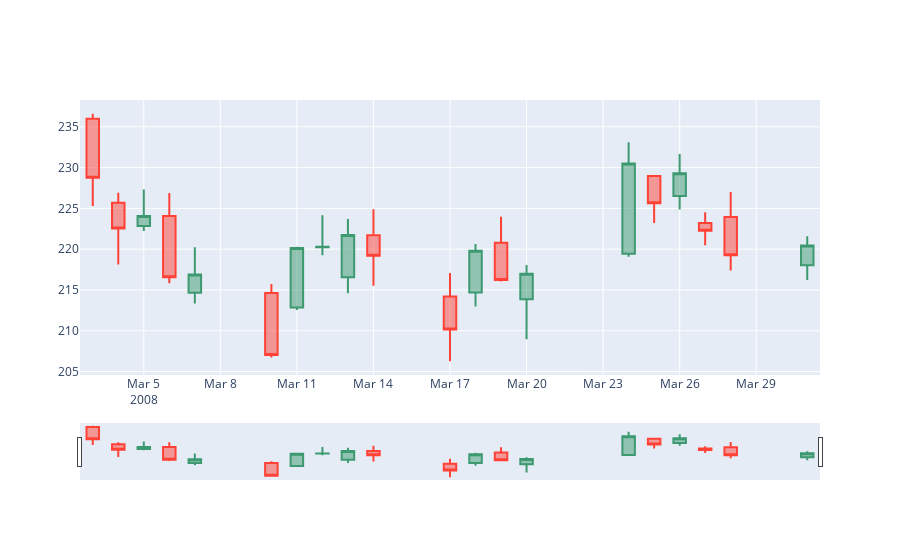

Notebook source saved alongside this figure:
### Markdown cell above
## <a id='2.7'>2.7 Candlestick charts</a>
This type of chart is used as a trading tool to visualise and analyse the price movements over time for securities, derivatives, currencies, stocks, bonds, commodities, etc. Although the symbols used in Candlestick Charts resemble a Box Plot, they function differently and therefore, are not to be confused with one another.

Candlestick Charts display multiple bits of price information such as the open price, close price, highest price and lowest price through the use of candlestick-like symbols. Each symbol represents the compressed trading activity for a single time period (a minute, hour, day, month, etc). Each Candlestick symbol is plotted along a time scale on the x-axis, to show the trading activity over time.

The main rectangle in the symbol is known as the real body, which is used to display the range between the open and close price of that time period. While the lines extending from the bottom and top of the real body is known as the lower and upper shadows (or wick). Each shadow represents the highest or lowest price traded during the time period represented. When the market is Bullish (the closing price is higher than it opened), then the body is coloured typically white or green. But when the market is Bearish (the closing price is lower than it opened), then the body is usually coloured either black or red.

<img src="https://datavizcatalogue.com/methods/images/anatomy/SVG/candlestick_chart.svg">

Candlestick Charts are great for detecting and predicting market trends over time and are useful for interpreting the day-to-day sentiment of the market, through each candlestick symbol's colouring and shape. For example, the longer the body is, the more intense the selling or buying pressure is. While, a very short body, would indicate that there is very little price movement in that time period and represents consolidation.

Candlestick Charts help reveal the market psychology (the fear and greed experienced by sellers and buyers) through the various indicators, such as shape and colour, but also by the many identifiable patterns that can be found in Candlestick Charts. In total, there are 42 recognised patterns that are divided into simple and complex patterns. These patterns found in Candlestick Charts are useful for displaying price relationships and can be used for predicting the possible future movement of the market. You can find a list and description of each pattern here.

Please bear in mind, that Candlestick Charts don't express the events taking place between the open and close price - only the relationship between the two prices. So you can't tell how volatile trading was within that single time period.

Source: [Datavizcatalogue](https://datavizcatalogue.com/methods/candlestick_chart.html)

### Code cell
# Candlestick chart of march 2008
trace = go.Candlestick(x=google['03-2008'].index,
                open=google['03-2008'].Open,
                high=google['03-2008'].High,
                low=google['03-2008'].Low,
                close=google['03-2008'].Close)
data = [trace]
iplot(data, filename='simple_candlestick')

### Figure 1 — Plotly figure (JSON) as saved in the notebook; plotly's stock layout.template omitted (floating-point values rounded to 4 significant figures)
{"data": [{"close": [228.7, 222.5, 224.1, 216.6, 216.9, 207.0, 220.1, 220.3, 221.7, 219.2, 210.1, 219.8, 216.2, 217.0, 230.5, 225.6, 229.3, 222.3, 219.3, 220.5], "high": [236.6, 226.9, 227.3, 226.9, 220.2, 215.7, 220.3, 224.2, 223.7, 224.9, 217.1, 220.6, 224.0, 218.1, 233.1, 229.0, 231.7, 224.5, 227.0, 221.6], "low": [225.3, 218.1, 222.2, 215.8, 213.3, 206.7, 212.5, 219.2, 214.6, 215.5, 206.3, 213.0, 216.1, 209.0, 219.1, 223.2, 224.9, 220.5, 217.4, 216.2], "open": [236.0, 225.7, 222.8, 224.1, 214.7, 214.6, 212.8, 220.2, 216.6, 221.7, 214.2, 214.7, 220.8, 213.9, 219.4, 229.0, 226.5, 223.2, 223.9, 218.0], "type": "candlestick", "x": ["2008-03-03T00:00:00", "2008-03-04T00:00:00", "2008-03-05T00:00:00", "2008-03-06T00:00:00", "2008-03-07T00:00:00", "2008-03-10T00:00:00", "2008-03-11T00:00:00", "2008-03-12T00:00:00", "2008-03-13T00:00:00", "2008-03-14T00:00:00", "2008-03-17T00:00:00", "2008-03-18T00:00:00", "2008-03-19T00:00:00", "2008-03-20T00:00:00", "2008-03-24T00:00:00", "2008-03-25T00:00:00", "2008-03-26T00:00:00", "2008-03-27T00:00:00", "2008-03-28T00:00:00", "2008-03-31T00:00:00"]}], "layout": {}}
